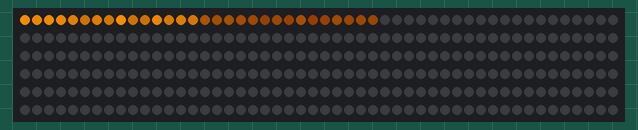
Simulated run of this sketch. Board: Particle Photon. Parts: 300 RGB LEDs in strip order, left to right, continuing on the next row. Random numbers use the default seed unless the sketch sets one.

Above: at 0.17 s.
At 7.26 s:
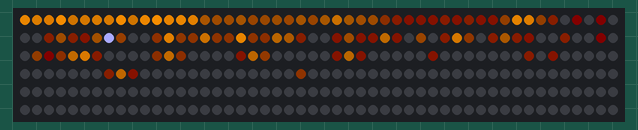
At 14.35 s:
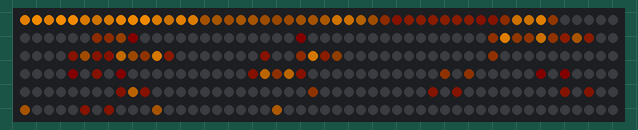
At 21.44 s:
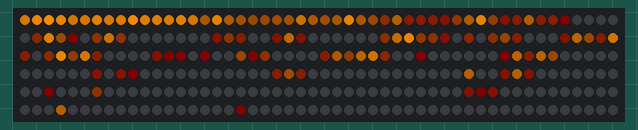
At 28.54 s:
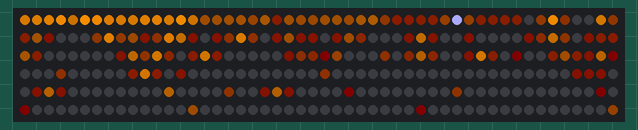
At 39.64 s:
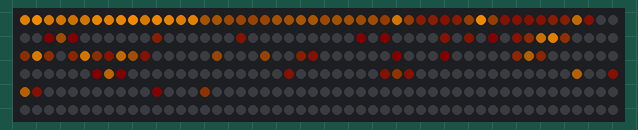

The sketch:

message-torch.ino
```cpp
#include "application.h"


#include "neopixel.h"
#define	PIXEL_COUNT		300
#define	PIXEL_PIN		D0
#define	PIXEL_TYPE		WS2812B
Adafruit_NeoPixel strip = Adafruit_NeoPixel(PIXEL_COUNT, PIXEL_PIN, PIXEL_TYPE);


const uint16_t levels = 20; // Hot fix: had to reduce number of LEDs because new spark.core FW has less RAM free for user's app, otherwise crashes.
const uint16_t ledsPerLevel = 15; // approx

const uint16_t numLeds = ledsPerLevel*levels; // total number of LEDs


// global parameters
int brightness = 255; // overall brightness
byte fade_base = 140; // crossfading base brightness level


// torch parameters
uint16_t cycle_wait = 1; // 0..255

byte flame_min = 100; // 0..255
byte flame_max = 220; // 0..255

byte random_spark_probability = 2; // 0..100
byte spark_min = 200; // 0..255
byte spark_max = 255; // 0..255

byte spark_tfr = 50; // 0..256 how much energy is transferred up for a spark per cycle
uint16_t spark_cap = 200; // 0..255: spark cells: how much energy is retained from previous cycle

uint16_t up_rad = 40; // up radiation
uint16_t side_rad = 30; // sidewards radiation
uint16_t heat_cap = 0; // 0..255: passive cells: how much energy is retained from previous cycle

byte red_bg = 0;
byte green_bg = 0;
byte blue_bg = 0;
byte red_bias = 5;
byte green_bias = 0;
byte blue_bias = 0;
int red_energy = 256;
int green_energy = 150;
int blue_energy = 0;


void renderText();
void resetEnergy();
void calcNextEnergy();
void calcNextColors();
void injectRandom();


// Utilities
// =========
uint16_t random(uint16_t aMinOrMax, uint16_t aMax = 0) {
	if (aMax==0) {
		aMax = aMinOrMax;
		aMinOrMax = 0;
	}

	uint32_t r = aMinOrMax;
	aMax = aMax - aMinOrMax + 1;
	r += rand() % aMax;

	return r;
}
inline void reduce(byte &aByte, byte aAmount, byte aMin = 0) {
	int r = aByte-aAmount;

	if (r<aMin)
		aByte = aMin;
	else
		aByte = (byte)r;
}
inline void increase(byte &aByte, byte aAmount, byte aMax = 255) {
	int r = aByte+aAmount;

	if (r>aMax)
		aByte = aMax;
	else
		aByte = (byte)r;
}


byte currentEnergy[numLeds]; // current energy level
byte nextEnergy[numLeds]; // next energy level
byte energyMode[numLeds]; // mode how energy is calculated for this point


enum {
	torch_passive = 0, // just environment, glow from nearby radiation
	torch_nop = 1, // no processing
	torch_spark = 2, // slowly looses energy, moves up
	torch_spark_temp = 3, // a spark still getting energy from the level below
};


void setup() {
	strip.begin();
	strip.show();

	Spark.function("function", fnRouter);
}


void loop() {
	doTorch();
}


int fnRouter(String command) {
	command.trim();
	command.toUpperCase();

	if(command.substring(0, 9)=="FLAMERAD,") {
        	up_rad = command.substring(9).toInt();

	        return up_rad;


	// Lazy way to reboot
	} /* else if(command.equals("REBOOT")) {
		resetFlag = true;
		return 1;


	// Set red
	} else if(command.substring(0, 7)=="SETRED,") {
		color[0] = command.substring(7).toInt();
		intervalEffect = 0;

		return color[0];


	// Set green
	} else if(command.substring(0, 9)=="SETGREEN,") {
		color[1] = command.substring(9).toInt();
		intervalEffect = 0;

		return color[1];


	// Set blue
	} else if(command.substring(0, 8)=="SETBLUE,") {
		color[2] = command.substring(8).toInt();
		intervalEffect = 0;

		return color[2];


	// Set RGB
	} else if(command.substring(0, 7)=="SETRGB,") {
		color[0] = command.substring(7, 10).toInt();
		color[1] = command.substring(11, 14).toInt();
		color[2] = command.substring(15, 18).toInt();

		intervalEffect = 0;

		return 1;


	// Random color
	} else if(command.equals("RANDOMCOLOR")) {
		randomColor();
		intervalEffect = 0;

		return 1;


	// Set effect mode
	} else if(command.substring(0, 10)=="SETEFFECT,") {
		EFFECT_MODE = command.substring(10).toInt();
		intervalEffect = 0;

		return EFFECT_MODE;


	// Get effect mode
	} else if(command.equals("GETEFFECTMODE")) {
		return EFFECT_MODE;


	// Get pixel color
	} else if(command.substring(0, 14)=="GETPIXELCOLOR,") {
		return strip.getPixelColor(command.substring(14).toInt());


	// Set rainbow effect delay
	} else if(command.substring(0, 16)=="SETRAINBOWDELAY,") {
		RAINBOW_DELAY = command.substring(16).toInt();
		intervalEffect = RAINBOW_DELAY;

		return RAINBOW_DELAY;

	// Get rainbow effect delay
	} else if(command.equals("GETRAINBOWDELAY")) {
		return RAINBOW_DELAY;

	// Get the value of red
	} else if(command.equals("GETRED")) {
		return color[0];

	// Get the value of green
	} else if(command.equals("GETGREEN")) {
		return color[1];

	// Get the value of blue
	} else if(command.equals("GETBLUE")) {
		return color[2];

	// Set the brightness
	} else if(command.substring(0, 14)=="SETBRIGHTNESS,") {
		color_brightness = command.substring(14).toInt();
		strip.setBrightness(color_brightness);

		return color_brightness;

	// Get the brightness
	} else if(command.equals("GETBRIGHTNESS")) {
		return color_brightness;
	} */

	return -1;
}


void doTorch() {
	injectRandom();
	calcNextEnergy();
	calcNextColors();
}


void injectRandom() {
	// random flame energy at bottom row
	for (uint16_t i=0; i<ledsPerLevel; i++) {
		currentEnergy[i] = random(flame_min, flame_max);
		energyMode[i] = torch_nop;
	}

	// random sparks at second row
	for (uint16_t i=ledsPerLevel; i<2*ledsPerLevel; i++) {
		if (energyMode[i]!=torch_spark && random(100)<random_spark_probability) {
			currentEnergy[i] = random(spark_min, spark_max);
			energyMode[i] = torch_spark;
		}
	}
}


void resetEnergy() {
	for (uint16_t i=0; i<numLeds; i++) {
		currentEnergy[i] = 0;
		nextEnergy[i] = 0;
		energyMode[i] = torch_passive;
	}
}


void calcNextEnergy() {
	uint16_t i = 0;

	for (uint16_t y=0; y<levels; y++) {
		for (uint16_t x=0; x<ledsPerLevel; x++) {
			byte e = currentEnergy[i];
			byte m = energyMode[i];

			switch (m) {
				case torch_spark: {
					// loose transfer up energy as long as the is any
					reduce(e, spark_tfr);

					// cell above is temp spark, sucking up energy from this cell until empty
					if (y<levels-1) {
						energyMode[i+ledsPerLevel] = torch_spark_temp;
					}
					break;
				}
				case torch_spark_temp: {
					// just getting some energy from below
					byte e2 = currentEnergy[i-ledsPerLevel];

					if (e2<spark_tfr) {
						// cell below is exhausted, becomes passive
						energyMode[i-ledsPerLevel] = torch_passive;
						// gobble up rest of energy
						increase(e, e2);
						// loose some overall energy
						e = ((int)e*spark_cap)>>8;
						// this cell becomes active spark
						energyMode[i] = torch_spark;
					} else {
						increase(e, spark_tfr);
					}
					break;
				}
				case torch_passive: {
					e = ((int)e*heat_cap)>>8;
					increase(e, ((((int)currentEnergy[i-1]+(int)currentEnergy[i+1])*side_rad)>>9) + (((int)currentEnergy[i-ledsPerLevel]*up_rad)>>8));
				}
				default:
				break;
			}

			nextEnergy[i++] = e;
		}
	}
}


void calcNextColors() {
	for (uint16_t i=0; i<numLeds; i++) {
		//if (textLayer[i]>0) {
			// text is overlaid in light green-blue
			//leds.setColorDimmed(i, red_text, green_text, blue_text, (brightness*textLayer[i])>>8);
		//} else {
			uint16_t e = nextEnergy[i];
			currentEnergy[i] = e;
			if (e>230) {
				strip.setPixelColor(i, strip.Color(170, 170, e));
				strip.setBrightness(brightness);
			} else {
				//leds.setColor(i, e, (340*e)>>9, 0);
				if (e>0) {
					byte r = red_bias;
					byte g = green_bias;
					byte b = blue_bias;
					increase(r, (e*red_energy)>>8);
					increase(g, (e*green_energy)>>8);
					increase(b, (e*blue_energy)>>8);
					strip.setPixelColor(i, strip.Color(r, g, b));
					strip.setBrightness(brightness);
				} else {
					// background, no energy
					strip.setPixelColor(i, strip.Color(red_bg, green_bg, blue_bg));
					strip.setBrightness(brightness);
				}
			}
		//}
	}

	strip.show();
}
```
